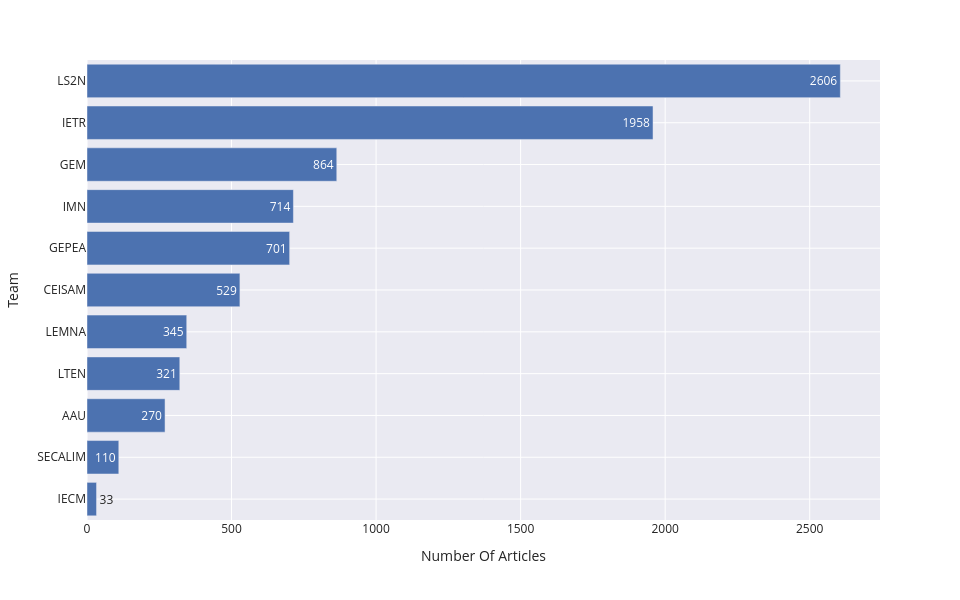

Notebook cell for this chart:
### Code cell
fig = px.bar(
    data_frame = data[teams]
        .sum()
        .reset_index()
        .rename(columns = { "index" : "Team", 0 : "Number Of Articles" })
        .sort_values(by = "Number Of Articles"),
    y = "Team",
    x = "Number Of Articles",
    text = "Number Of Articles",
    width = 960,
    height = 600
)

save_fig(fig, 'teams_distribution.pdf')
fig.show()

### Figure 1 — Plotly figure (JSON) as saved in the notebook; plotly's stock layout.template omitted (floating-point values rounded to 4 significant figures)
{"data": [{"hovertemplate": "Number Of Articles=%{text}<br>Team=%{y}<extra></extra>", "legendgroup": "", "marker": {"color": "rgb(76,114,176)", "pattern": {"shape": ""}}, "name": "", "orientation": "h", "showlegend": false, "text": [33.0, 110.0, 270.0, 321.0, 345.0, 529.0, 701.0, 714.0, 864.0, 1958.0, 2606.0], "textposition": "auto", "type": "bar", "x": [33, 110, 270, 321, 345, 529, 701, 714, 864, 1958, 2606], "xaxis": "x", "y": ["IECM", "SECALIM", "AAU", "LTEN", "LEMNA", "CEISAM", "GEPEA", "IMN", "GEM", "IETR", "LS2N"], "yaxis": "y"}], "layout": {"barmode": "relative", "height": 600, "legend": {"tracegroupgap": 0}, "margin": {"t": 60}, "width": 960, "xaxis": {"anchor": "y", "domain": [0, 1], "title": {"text": "Number Of Articles"}}, "yaxis": {"anchor": "x", "domain": [0, 1], "title": {"text": "Team"}}}}
